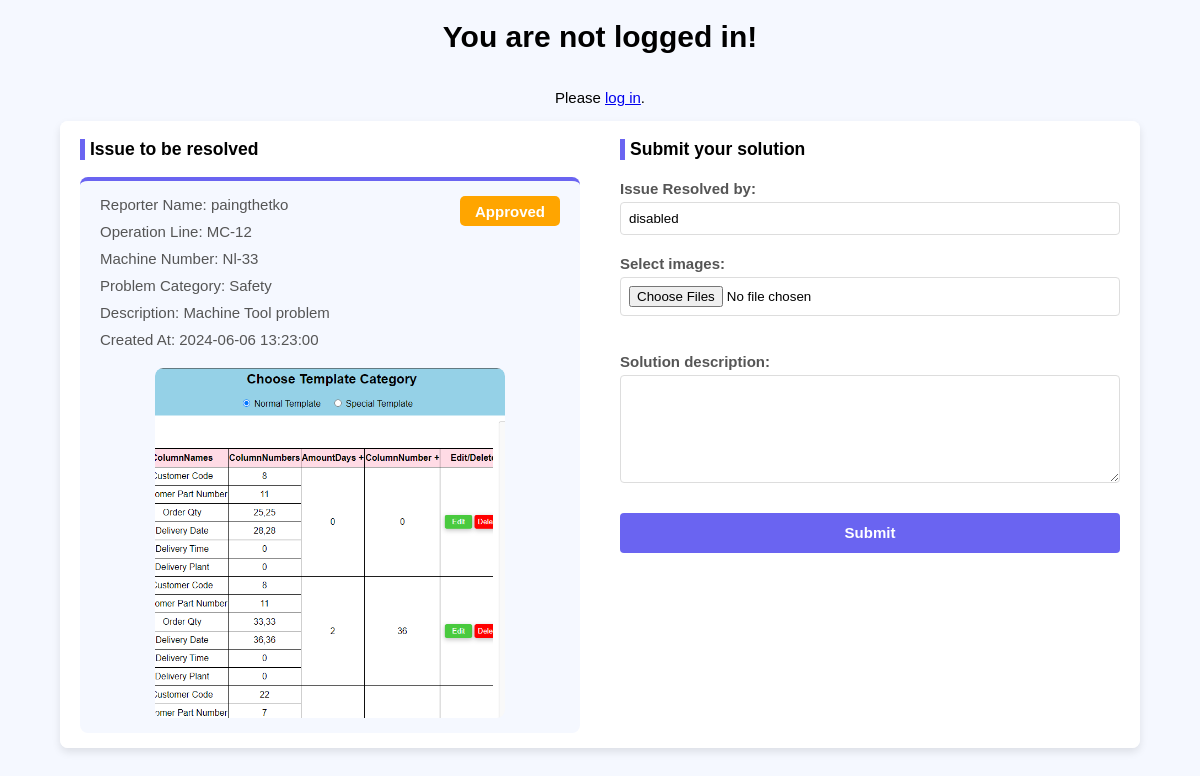
/main/solution/2/, run on the app's committed database.
### main/models.py (models this page shows)
class Report(models.Model):
    STATUS_CHOICES = [
        ('0', 'Pending'),
        ('1', 'Approved'),
        ('2', 'Sent'),
        ('3', 'Solved'),
        ('4', 'Rejected')
    ]
    reportID = models.AutoField(primary_key=True)
    reporterName = models.CharField(max_length=255)
    datetime = models.CharField(max_length=255,null=True)
    operationLineNumber = models.CharField(max_length=255)
    machineNumber = models.CharField(max_length=255, blank=True, null=True)
    problemDescription = models.TextField()
    status = models.CharField(max_length=1, choices=STATUS_CHOICES, default='0')
    confirmedBy = models.CharField(max_length=255, blank=True, null=True)
    sentBy = models.CharField(max_length=255, blank=True, null=True)
    sentTo = models.CharField(max_length=255, blank=True, null=True)
    solvedBy = models.CharField(max_length=255, blank=True, null=True)
    problemCategory = models.CharField(max_length=255, null=True)
    emailNotifyDate = models.CharField(max_length=255, blank=True, null=True)
    dueDate = models.CharField(max_length=255, blank=True, null=True)
    class Meta:
        db_table = "report"

class Image(models.Model):
    report = models.ForeignKey(Report, related_name='images', on_delete=models.CASCADE, blank=True, null=True)
    imageData = models.ImageField(upload_to='reportImages/', height_field=None, width_field=None, max_length=100, blank=True, null=True)
    class Meta:
        db_table = "image"

### main/views.py (the view)
# urls.py: path('solution/<int:report_id>/', views.solution, name = 'solution'),
def solution(request, report_id):
    report = Report.objects.get(reportID = report_id)
    return render(request, 'solution.html', {'report': report})

### templates/solution.html (shortened to what this page needs)
<!DOCTYPE html>
<html lang="en">
<head>
</head>
<body>
    {% if user.is_authenticated %}
    <div style="display: flex; width: 100%;">
        <div style="flex: 2; ">
            <a href="{% url 'login' %}">&#10094;Back</a>
        </div>
        <div style="flex: 8; text-align: center;">
            <h2 style="color: #393680;">Welcome, {{ user.username }}!</h2>
        </div>
        <div style="flex: 2;">
        </div>
    </div>
    {% else %}
        <h1>You are not logged in!</h1>
        <p>Please <a href="{% url 'login' %}">log in</a>.</p>
    {% endif %}
    {% block content %}
    <div class="container">
        <div class="reports-container active">
            <div style="border-left: 5px solid #6A64F1; padding-left: 5px;">
                <h3>Issue to be resolved</h3>
            </div>
            <ul>
                {% if report %}
                    <div class="report-card" style="border-top: 4px solid #6A64F1;">
                        <div class="reportData-status">
                            <div style="flex: 10;">
                                <li>Reporter Name: {{ report.reporterName }}</li>
                                <li>Operation Line: {{ report.operationLineNumber }}</li>
                                <li>Machine Number: {{ report.machineNumber }}</li>
                                <li>Problem Category: {{ report.problemCategory }}</li>
                                <li>Description: {{ report.problemDescription }}</li>
                                <li>Created At: {{ report.datetime }}</li>
                            </div>
                            <div style="flex: 2; padding-top: 10px;">
                                {% if report.status == '0' %}
                                    <div class="pending-tag">Pending</div>
                                {% elif report.status == '1' %}
                                    <div class="approved-tag">Approved</div>
                                {% elif report.status == '2' %}
                                    <div class="email_sent">Email Sent</div>
                                {% elif report.status == '3' %}
                                    <div class="solved">Solved</div>
                                    <a style="font-size: 14px; margin: 10px 0px 0px 5px;" href="{% url 'solutionForReport' report.reportID %}">View Solution</a>
                                {% elif report.status == '4' %}
                                    <div class="rejected">Rejected</div>
                                {% endif %}
                            </div>
                        </div>
                        <li>
                            <div class="carousel">
                                <div class="carousel-images">
                                    {% for image in report.images.all %}
                                        <img src="{{ image.imageData.url }}" alt="Report Image" width="300px" height="350px" style="object-fit: cover;">
                                    {% endfor %}
                                </div>
                            </div>
                        </li>
                    </div>
                {% else %}
                    <li>No reports to display.</li>
                {% endif %}
            </ul>
        </div>
        <div class="form-container">
            <div style="border-left: 5px solid #6A64F1; padding-left: 5px;">
                <h3>Submit your solution</h3>
            </div>
            <form method="post" enctype="multipart/form-data" action="{% url 'upload_solution' report.reportID %}">
                <label for="solverName">Issue Resolved by:</label>
                <input type="text" id="solverName" name="solverName" value={{user.username}} disabled><br>
                <label for="solimages">Select images:</label>
                <input type="file" id="solimages" name="solimages" accept="image/*" multiple required><br><br>
                <label for="soldescription">Solution description:</label>
                <textarea id="soldescription" name="description" rows="6" cols="50" required>{{ editReport.problemDescription }}</textarea><br><br>
                <input type="submit" value="Submit" name="Submit">
            </form>
        </div>
    </div>
    {% endblock %}
</body>
</html>

### templates/solution.html (style rules this page uses)
body { font-family: Arial, sans-serif; margin: 0; padding: 0; display: flex; flex-direction: column; align-items: center; background-color: #F5F8FF; font-size: 15px; }
.container { display: flex; width: 90%; margin: auto; background-color: #fff; box-shadow: 0 4px 8px rgba(0, 0, 0, 0.1); border-radius: 8px; overflow: hidden; }
.form-container, .reports-container { padding: 0px 20px; width: 50%; }
.form-container { background-color: #FFFFFF; border-right: 1px solid #33333331; }
.reports-container { background-color: #FFFFFF; }
.report-card { background-color: #F5F8FF; padding: 5px 20px; border-radius: 8px; }
.report-card li { color: #555; }
.reportData-status { display: flex; }
label { display: block; margin: 10px 0 5px; font-weight: bold; color: #555; }
select, input[type="file"], input[type="submit"], input[type="text"], textarea { width: 100%; padding: 8px; margin-bottom: 10px; border: 1px solid #ddd; border-radius: 4px; box-sizing: border-box; }
input[type="submit"] { background-color: #6A64F1; color: white; border: none; cursor: pointer; height: 40px; font-size: 15px; font-weight: bold; }
ul { list-style-type: none; padding: 0; }
ul li { margin: 10px 0; color: #333; }
form { margin-top: 20px; }
.carousel { position: relative; width: 100%; max-width: 600px; margin: auto; overflow: hidden; border-radius: 8px; }
.carousel-images { display: flex; transition: transform 0.5s ease-in-out; }
.carousel-images img { width: 100%; border-radius: 8px; }
.approved-tag { width: 100px; height: 30px; background-color: orange; align-content: center; text-align: center; border-radius: 5px; font-weight: bold; color: white; }
@media only screen and (min-width: 1024px) { .form-container { width: 100%; margin: 0 auto; border-right: none; } }
@media only screen and (min-width: 1024px) { .reports-container { width: 100%; } }
@media only screen and (min-width: 1024px) { select, input[type="file"], input[type="submit"], input[type="text"], textarea { width: 100%; } }
@media only screen and (min-width: 1024px) { .carousel { width: 100%; max-width: 350px; } }

### data on the page
Report: reporterName "paingthetko", operationLineNumber "MC-12", machineNumber "Nl-33", problemCategory "Safety", problemDescription "Machine Tool problem", datetime "2024-06-06 13:23:00"
Image: imageData (picture)
